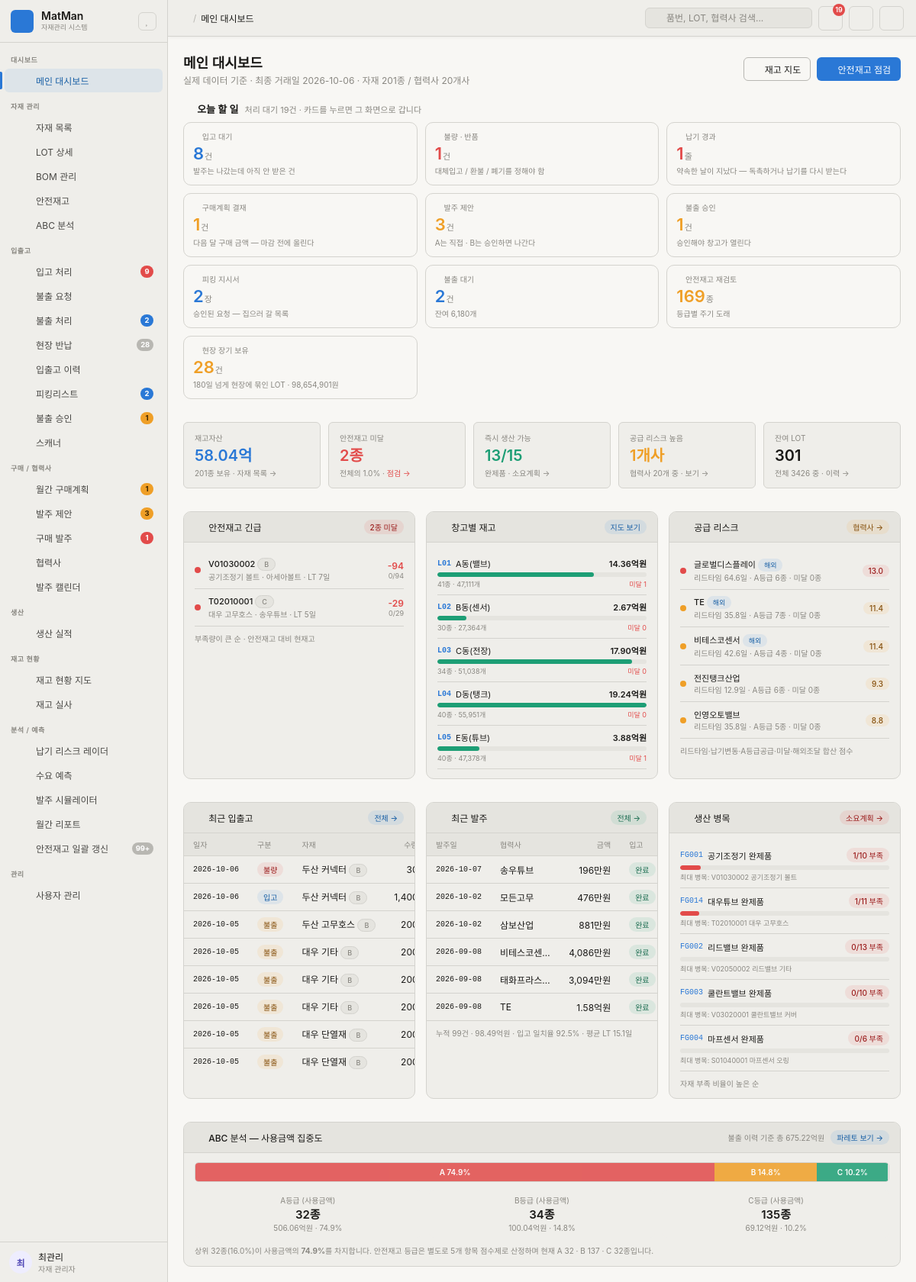
The page / on the database its author committed.
### tables this page shows
CREATE TABLE Safe_tb (
    P_ID          TEXT PRIMARY KEY,
    Lead_Time     INTEGER,             -- 리드타임(일)
    Sf_Lv         TEXT,                -- 등급 A/B/C (5개 점수 합계로 결정)
    Sf_Num        INTEGER,             -- 안전재고 수량 = 공식 계산 결과
    Price_Score   INTEGER,             -- 단가        1~3점
    Sub_Score     INTEGER,             -- 대체가능성  1~3점
    Impact_Score  INTEGER,             -- 결품영향도  1~3점
    Supply_Score  INTEGER,             -- 공급안정성  1~3점
    Usage_Score   INTEGER              -- 사용빈도    1~3점 (원본에 70건 결측)
);

CREATE TABLE Location_tb (
    Loc_ID     TEXT PRIMARY KEY,       -- 창고 코드 (L01~L05)
    Loc_N      TEXT                    -- 창고명
);

CREATE TABLE Company_tb (
    BRN        TEXT PRIMARY KEY,       -- 협력사 코드
    CP_N       TEXT,                   -- 협력사명
    Is_Foreign TEXT                    -- 해외 여부 Y/N
);

CREATE TABLE Product_tb (
    P_ID        TEXT PRIMARY KEY,      -- 자재코드 9자리 = 대(1)+중(2)+소(2)+일련(4)
    P_N         TEXT,                  -- 자재명
    Spec        TEXT,                  -- 규격/재질 (예: M6×12 SUS304, [대체] 표기 포함)
    BRN         TEXT,                  -- 공급 협력사
    P_Price     REAL,                  -- 단가
    MainCat     TEXT,
    SubCat      TEXT,
    DetailCat   TEXT,
    MinOrderQty INTEGER,               -- 최소발주수량(MOQ)
    PkgUnit     INTEGER                -- 포장단위
);

CREATE TABLE Purchase_Header_tb (
    H_ID   TEXT PRIMARY KEY,           -- 발주번호 PO...
    BRN    TEXT,                       -- 발주처
    P_Date TEXT                        -- 발주일
, Status TEXT);

CREATE TABLE FG_tb (
    FG_ID    TEXT PRIMARY KEY,         -- 완제품 코드 FG001~FG015
    FG_N     TEXT,                     -- 완제품명
    MainCat  TEXT,                     -- 대분류 (V/S/E/U/T)
    SubCat   TEXT,                     -- 중분류
    Unit     TEXT                      -- 단위
);

CREATE TABLE BOM_tb (
    BOM_ID   TEXT PRIMARY KEY,         -- BOM0001~
    FG_ID    TEXT,                     -- 완제품
    P_ID     TEXT,                     -- 소요 자재
    Spec     TEXT,                     -- 규격
    BOM_Qty  INTEGER,                  -- 완제품 1대당 소요량
    Unit     TEXT,
    BOM_Type TEXT                      -- '표준' 또는 '대체 (→원자재P_ID)'
);

### app.py (the view)
@app.route("/")
def dashboard():
    conn = db.connect()
    try:
        data = db.dashboard(conn)
    finally:
        conn.close()
    return render_template("dashboard.html", **get_menu_context("dashboard"),
                           page_title="메인 대시보드", d=data)

### templates/dashboard.html
{% extends "base.html" %}
{% block content %}
{% macro won(n) -%}
{%- if n >= 100000000 -%}{{ "%.2f"|format(n/100000000) }}억
{%- elif n >= 10000 -%}{{ "{:,.0f}".format(n/10000) }}만
{%- else -%}{{ "{:,.0f}".format(n) }}{%- endif -%}
{%- endmacro %}
<div class="page-header">
  <div>
    <div class="page-title">메인 대시보드</div>
    <div class="page-subtitle">
      실제 데이터 기준 · 최종 거래일 {{ d.date_to }} · 자재 {{ d.kpi.item_cnt }}종 / 협력사 {{ d.kpi.supplier_cnt }}개사
    </div>
  </div>
  <div class="page-actions">
    <a href="/stock-map" class="btn"><i class="ti ti-building-warehouse"></i>재고 지도</a>
    <a href="/safety-stock" class="btn btn-primary"><i class="ti ti-shield-check"></i>안전재고 점검</a>
  </div>
</div>
<div class="todo-bar">
  <div class="todo-h">
    <i class="ti ti-checkup-list" style="color:var(--fill-accent)"></i>
    <span class="t">오늘 할 일</span>
    <span class="n">처리 대기 {{ d.todo_total }}건 · 카드를 누르면 그 화면으로 갑니다</span>
  </div>
  <div class="todo-grid">
    {%- for t in d.todo %}
    <a class="todo-card todo-{{ t.tone }}" href="{{ t.url }}">
      <div class="todo-l"><i class="ti {{ icon[t.key] }}"></i>{{ t.label }}</div>
      <div class="todo-v">{{ t.n }}<small>{{ t.unit }}</small></div>
      <div class="todo-s">{{ t.sub }}</div>
    </a>
    {%- endfor %}
  </div>
</div>
<div class="kpi-grid kpi-grid-5">
  <div class="kpi-card">
    <div class="kpi-label">재고자산</div>
    <div class="kpi-value kpi-ac">{{ "%.2f"|format(d.kpi.stock_value/100000000) }}억</div>
    <div class="kpi-sub">{{ d.kpi.item_cnt }}종 보유 · <a href="/products">자재 목록 →</a></div>
  </div>
  <div class="kpi-card">
    <div class="kpi-label">안전재고 미달</div>
    <div class="kpi-value kpi-dn">{{ d.kpi.short_cnt }}종</div>
    <div class="kpi-sub">전체의 {{ d.kpi.short_pct }}% · <a href="/safety-stock" style="color:var(--fill-danger)">점검 →</a></div>
  </div>
  <div class="kpi-card">
    <div class="kpi-label">즉시 생산 가능</div>
    <div class="kpi-value {% if d.kpi.makeable == 0 %}kpi-dn{% else %}kpi-ok{% endif %}">{{ d.kpi.makeable }}/{{ d.kpi.fg_cnt }}</div>
    <div class="kpi-sub">완제품 · <a href="/bom">소요계획 →</a></div>
  </div>
  <div class="kpi-card">
    <div class="kpi-label">공급 리스크 높음</div>
    <div class="kpi-value kpi-wn">{{ d.kpi.risk_high }}개사</div>
    <div class="kpi-sub">협력사 {{ d.kpi.supplier_cnt }}개 중 · <a href="/suppliers">보기 →</a></div>
  </div>
  <div class="kpi-card">
    <div class="kpi-label">잔여 LOT</div>
    <div class="kpi-value">{{ d.kpi.lot_live }}</div>
    <div class="kpi-sub">전체 {{ d.kpi.lot_total }} 중 · <a href="/tx-history">이력 →</a></div>
  </div>
</div>
<div class="dash-grid" style="margin-top:14px">
  <div class="card">
    <div class="card-header">
      <i class="ti ti-alert-triangle" style="color:var(--fill-danger)"></i>
      <span class="card-title">안전재고 긴급</span>
      <a href="/safety-stock" class="badge badge-danger">{{ d.kpi.short_cnt }}종 미달</a>
    </div>
    <div class="card-body">
      {% for r in d.urgent %}
      <div class="risk-row">
        <div class="risk-level lv-crit"></div>
        <div style="flex:1;min-width:0">
          <div style="font-size:11px;font-weight:500">{{ r.P_ID }}
            <span class="badge badge-muted" style="font-size:9px">{{ r.grade }}</span>
          </div>
          <div style="font-size:10px;color:var(--text-muted);white-space:nowrap;overflow:hidden;text-overflow:ellipsis">
            {{ r.P_N }} · {{ r.supplier or '-' }} · LT {{ r.lead_time }}일
          </div>
        </div>
        <div style="text-align:right;flex-shrink:0">
          <div style="font-size:12px;font-weight:600;color:var(--fill-danger)">{{ r.diff }}</div>
          <div style="font-size:9px;color:var(--text-muted)">{{ r.stock }}/{{ r.safe_qty }}</div>
        </div>
      </div>
      {% endfor %}
      <div style="font-size:10px;color:var(--text-muted);padding-top:8px">부족량이 큰 순 · 안전재고 대비 현재고</div>
    </div>
  </div>
  <div class="card">
    <div class="card-header">
      <i class="ti ti-building-warehouse" style="color:var(--fill-accent)"></i>
      <span class="card-title">창고별 재고</span>
      <a href="/stock-map" class="badge badge-primary">지도 보기</a>
    </div>
    <div class="card-body">
      {% for z in d.zones %}
      <div style="padding:7px 0;border-bottom:0.5px solid var(--border)">
        <div style="display:flex;align-items:center;gap:6px;margin-bottom:4px">
          <span style="font-family:ui-monospace,monospace;font-size:10px;font-weight:600;color:var(--fill-accent)">{{ z.Loc_ID }}</span>
          <span style="font-size:11px;flex:1">{{ z.Loc_N }}</span>
          <span style="font-size:11px;font-weight:600">{{ won(z.value) }}원</span>
        </div>
        <div class="progress">
          <div class="progress-fill {% if z.short_cnt >= 14 %}progress-dn{% elif z.short_cnt >= 13 %}progress-wn{% else %}progress-ok{% endif %}"
               style="width:{{ (z.value / d.zone_max * 100)|round(1) }}%"></div>
        </div>
        <div style="display:flex;justify-content:space-between;font-size:9px;color:var(--text-muted);margin-top:3px">
          <span>{{ z.item_cnt }}종 · {{ "{:,}".format(z.qty) }}개</span>
          <span style="color:var(--fill-danger)">미달 {{ z.short_cnt }}</span>
        </div>
      </div>
      {% endfor %}
    </div>
  </div>
  <div class="card">
    <div class="card-header">
      <i class="ti ti-building-store" style="color:var(--fill-warning)"></i>
      <span class="card-title">공급 리스크</span>
      <a href="/suppliers" class="badge badge-warning">협력사 →</a>
    </div>
    <div class="card-body">
      {% for c in d.risk_suppliers %}
      <div class="risk-row">
        <div class="risk-level {% if c.risk_lv == '높음' %}lv-crit{% elif c.risk_lv == '보통' %}lv-high{% else %}lv-ok{% endif %}"></div>
        <div style="flex:1;min-width:0">
          <div style="font-size:11px;font-weight:500">{{ c.CP_N }}
            {% if c.is_foreign == 'Y' %}<span class="badge badge-primary" style="font-size:9px">해외</span>{% endif %}
          </div>
          <div style="font-size:10px;color:var(--text-muted)">
            리드타임 {{ c.lt_avg }}일 · A등급 {{ c.grade_a }}종 · 미달 {{ c.short_cnt }}종
          </div>
        </div>
        <span class="badge {% if c.risk_lv == '높음' %}badge-danger{% elif c.risk_lv == '보통' %}badge-warning{% else %}badge-success{% endif %}">{{ c.risk }}</span>
      </div>
      {% endfor %}
      <div style="font-size:10px;color:var(--text-muted);padding-top:8px">리드타임·납기변동·A등급공급·미달·해외조달 합산 점수</div>
    </div>
  </div>
</div>
<div class="dash-grid" style="margin-top:14px">
  <div class="card">
    <div class="card-header">
      <i class="ti ti-history" style="color:var(--fill-accent)"></i>
      <span class="card-title">최근 입출고</span>
      <a href="/tx-history" class="badge badge-primary">전체 →</a>
    </div>
    <div class="card-body" style="padding:0">
      <table class="table">
        <thead><tr><th>일자</th><th>구분</th><th>자재</th><th style="text-align:right">수량</th></tr></thead>
        <tbody>
          {% for t in d.recent_tx %}
          <tr>
            <td style="font-family:ui-monospace,monospace;font-size:10px">{{ t.T_Date }}</td>
            <td><span class="badge {% if t.kind == 'in' %}badge-primary{% elif t.kind == 'bad' %}badge-danger{% elif t.kind == 'move' %}badge-muted{% else %}badge-warning{% endif %}">{{ t.T_Type }}</span></td>
            <td style="max-width:130px;overflow:hidden;text-overflow:ellipsis;white-space:nowrap">
              {{ t.P_N }}{% if t.grade %} <span class="badge badge-muted" style="font-size:9px">{{ t.grade }}</span>{% endif %}
            </td>
            <td style="text-align:right">{{ "{:,}".format(t.T_Num) }}</td>
          </tr>
          {% endfor %}
        </tbody>
      </table>
    </div>
  </div>
  <div class="card">
    <div class="card-header">
      <i class="ti ti-truck-delivery" style="color:var(--fill-success)"></i>
      <span class="card-title">최근 발주</span>
      <a href="/purchase" class="badge badge-success">전체 →</a>
    </div>
    <div class="card-body" style="padding:0">
      <table class="table">
        <thead><tr><th>발주일</th><th>협력사</th><th style="text-align:right">금액</th><th>입고</th></tr></thead>
        <tbody>
          {% for o in d.recent_po %}
          <tr>
            <td style="font-family:ui-monospace,monospace;font-size:10px">{{ o.date }}</td>
            <td style="max-width:90px;overflow:hidden;text-overflow:ellipsis;white-space:nowrap">{{ o.supplier }}</td>
            <td style="text-align:right">{{ won(o.amount) }}원</td>
            <td>
              {% if o.short %}<span class="badge badge-danger">부족 {{ o.short }}</span>
              {% else %}<span class="badge badge-success">완료</span>{% endif %}
            </td>
          </tr>
          {% endfor %}
        </tbody>
      </table>
      <div style="padding:8px 12px;font-size:10px;color:var(--text-muted);border-top:0.5px solid var(--border)">
        누적 {{ d.po_sum.order_cnt }}건 · {{ won(d.po_sum.amount) }}원 · 입고 일치율 {{ d.po_sum.ok_pct }}% · 평균 LT {{ d.po_sum.lead_avg }}일
      </div>
    </div>
  </div>
  <div class="card">
    <div class="card-header">
      <i class="ti ti-tool" style="color:var(--fill-danger)"></i>
      <span class="card-title">생산 병목</span>
      <a href="/bom" class="badge badge-danger">소요계획 →</a>
    </div>
    <div class="card-body">
      {% for f in d.fg_blocked %}
      <div style="padding:7px 0;border-bottom:0.5px solid var(--border)">
        <div style="display:flex;align-items:center;gap:6px">
          <span style="font-family:ui-monospace,monospace;font-size:10px;color:var(--fill-accent)">{{ f.FG_ID }}</span>
          <span style="font-size:11px;flex:1;overflow:hidden;text-overflow:ellipsis;white-space:nowrap">{{ f.FG_N }}</span>
          <span class="badge badge-danger">{{ f.zero_parts }}/{{ f.part_cnt }} 부족</span>
        </div>
        <div class="progress" style="margin-top:4px">
          <div class="progress-fill progress-dn" style="width:{{ (f.zero_parts / f.part_cnt * 100)|round(0) }}%"></div>
        </div>
        <div style="font-size:9px;color:var(--text-muted);margin-top:3px">
          최대 병목: {{ f.neck_pid }} {{ f.neck_name }}
        </div>
      </div>
      {% endfor %}
      <div style="font-size:10px;color:var(--text-muted);padding-top:8px">자재 부족 비율이 높은 순</div>
    </div>
  </div>
</div>
<div class="card" style="margin-top:14px">
  <div class="card-header">
    <i class="ti ti-chart-bar" style="color:var(--fill-accent)"></i>
    <span class="card-title">ABC 분석 — 사용금액 집중도</span>
    <span class="card-meta">불출 이력 기준 총 {{ won(d.abc_total) }}원</span>
    <a href="/abc" class="badge badge-primary">파레토 보기 →</a>
  </div>
  <div class="card-body">
    <div style="display:flex;height:26px;border-radius:5px;overflow:hidden;border:0.5px solid var(--border)">
      {% for g, col in [('A','var(--fill-danger)'), ('B','var(--fill-warning)'), ('C','var(--fill-success)')] %}
      <div style="width:{{ d.abc[g].share }}%;background:{{ col }};opacity:.85;display:flex;align-items:center;justify-content:center;color:#fff;font-size:10px;font-weight:600"
           title="{{ g }}등급 {{ d.abc[g].count }}종 · {{ won(d.abc[g].amount) }}원">
        {% if d.abc[g].share > 8 %}{{ g }} {{ d.abc[g].share }}%{% endif %}
      </div>
      {% endfor %}
    </div>
    <div class="kpi-grid kpi-grid-3" style="margin-top:10px">
      {% for g in ['A','B','C'] %}
      <div style="text-align:center;padding:6px;background:var(--surface-1);border-radius:6px">
        <div style="font-size:10px;color:var(--text-muted)">{{ g }}등급 (사용금액)</div>
        <div style="font-size:15px;font-weight:600">{{ d.abc[g].count }}종</div>
        <div style="font-size:10px;color:var(--text-muted)">{{ won(d.abc[g].amount) }}원 · {{ d.abc[g].share }}%</div>
      </div>
      {% endfor %}
    </div>
    <div style="font-size:10px;color:var(--text-muted);margin-top:9px;line-height:1.6">
      상위 {{ d.abc.A.count }}종({{ (d.abc.A.count / d.kpi.item_cnt * 100)|round(0) }}%)이 사용금액의 <b>{{ d.abc.A.share }}%</b>를 차지합니다.
      안전재고 등급은 별도로 5개 항목 점수제로 산정하며 현재 A {{ d.grade_dist.A.count }} · B {{ d.grade_dist.B.count }} · C {{ d.grade_dist.C.count }}종입니다.
    </div>
  </div>
</div>
{% endblock %}

### rows shown on the page
Safe_tb: P_ID "V01030002", grade "B", P_N "공기조정기 볼트", supplier "아세아볼트", lead_time "7", diff "-94", stock "0", safe_qty "94"
Safe_tb: P_ID "T02010001", grade "C", P_N "대우 고무호스", supplier "송우튜브", lead_time "5", diff "-29", stock "0", safe_qty "29"
Location_tb: Loc_ID "L01", Loc_N "A동(밸브)", n "14.36", {{ (z.value / d.zone_max * 100)|round(1) }} 74.7 (drawn), item_cnt "41", qty "47,111", short_cnt "1"
Location_tb: Loc_ID "L02", Loc_N "B동(센서)", n "2.67", {{ (z.value / d.zone_max * 100)|round(1) }} 13.9 (drawn), item_cnt "30", qty "27,364", short_cnt "0"
Location_tb: Loc_ID "L03", Loc_N "C동(전장)", n "17.90", {{ (z.value / d.zone_max * 100)|round(1) }} 93.0 (drawn), item_cnt "34", qty "51,038", short_cnt "0"
Location_tb: Loc_ID "L04", Loc_N "D동(탱크)", n "19.24", {{ (z.value / d.zone_max * 100)|round(1) }} 100.0 (drawn), item_cnt "40", qty "55,951", short_cnt "0"
Location_tb: Loc_ID "L05", Loc_N "E동(튜브)", n "3.88", {{ (z.value / d.zone_max * 100)|round(1) }} 20.2 (drawn), item_cnt "40", qty "47,378", short_cnt "1"
Company_tb: CP_N "글로벌디스플레이", Is_Foreign "해외", lt_avg "64.6", grade_a "6", short_cnt "0", risk "13.0"
Company_tb: CP_N "TE", Is_Foreign "해외", lt_avg "35.8", grade_a "7", short_cnt "0", risk "11.4"
Company_tb: CP_N "비테스코센서", Is_Foreign "해외", lt_avg "42.6", grade_a "4", short_cnt "0", risk "11.4"
Company_tb: CP_N "전진탱크산업", lt_avg "12.9", grade_a "6", short_cnt "0", risk "9.3"
Company_tb: CP_N "인영오토밸브", lt_avg "35.8", grade_a "5", short_cnt "0", risk "8.8"
Product_tb: P_N "두산 커넥터" "두산 커넥터"
Product_tb: P_N "두산 고무호스"
Product_tb: P_N "대우 기타"
Product_tb: P_N "대우 기타"
Product_tb: P_N "대우 기타"
Product_tb: P_N "대우 단열재"
Product_tb: P_N "대우 단열재"
Product_tb: date "2026-10-07", supplier "송우튜브", n "196"
Product_tb: date "2026-10-02", supplier "모든고무", n "476"
Product_tb: date "2026-10-02", supplier "삼보산업", n "881"
Product_tb: date "2026-09-08", supplier "비테스코센서", n "4,086"
Product_tb: date "2026-09-08", supplier "태화프라스틱", n "3,094"
Product_tb: date "2026-09-08", supplier "TE", n "1.58"
FG_tb: FG_ID "FG001", FG_N "공기조정기 완제품"
BOM_tb: neck_pid "V01030002"
FG_tb: FG_ID "FG014", FG_N "대우튜브 완제품"
BOM_tb: neck_pid "T02010001"
FG_tb: FG_ID "FG002", FG_N "리드밸브 완제품"
BOM_tb: neck_pid "V02050002"
FG_tb: FG_ID "FG003", FG_N "쿨란트밸브 완제품"
BOM_tb: neck_pid "V03020001"
FG_tb: FG_ID "FG004", FG_N "마프센서 완제품"
BOM_tb: neck_pid "S01040001"

### other values the page prints
{{ group.group }} "대시보드" "자재 관리" "입출고" "구매 / 협력사" "생산" "재고 현황" "분석 / 예측" "관리"
{{ item.label }} "메인 대시보드" "자재 목록" "LOT 상세" "BOM 관리" "안전재고" "ABC 분석" "입고 처리" "불출 요청" "불출 처리" "현장 반납" "입출고 이력" "피킹리스트" "불출 승인" "스캐너" "월간 구매계획" "발주 제안" "구매 발주" "협력사" "발주 캘린더" "생산 실적" "재고 현황 지도" "재고 실사" "납기 리스크 레이더" "수요 예측" "발주 시뮬레이터" "월간 리포트" "안전재고 일괄 갱신" "사용자 관리"
{{ a.txt if a }} "9" "2" "28" "2" "1" "1" "3" "1" "99+"
{{ page_title }} "메인 대시보드"
{{ alerts.txt }} "19"
{{ d.date_to }} "2026-10-06"
{{ d.kpi.item_cnt }} "201"
{{ d.kpi.supplier_cnt }} "20"
{{ d.todo_total }} "19"
{{ t.label }} "입고 대기" "불량 · 반품" "납기 경과" "구매계획 결재" "발주 제안" "불출 승인" "피킹 지시서" "불출 대기" "안전재고 재검토" "현장 장기 보유"
{{ t.n }} "8" "1" "1" "1" "3" "1" "2" "2" "169" "28"
{{ t.unit }} "건" "건" "줄" "건" "건" "건" "장" "건" "종" "건"
{{ t.sub }} "발주는 나갔는데 아직 안 받은 건" "대체입고 / 환불 / 폐기를 정해야 함" "약속한 날이 지났다 — 독촉하거나 납기를 다시 받는다" "다음 달 구매 금액 — 마감 전에 올린다" "A는 직접 · B는 승인하면 나간다" "승인해야 창고가 열린다" "승인된 요청 — 집으러 갈 목록" "잔여 6,180개" "등급별 주기 도래" "180일 넘게 현장에 묶인 LOT · 98,654,901원"
{{ "%.2f"|format(d.kpi.stock_value/100000000) }} "58.04"
{{ d.kpi.short_cnt }} "2"
